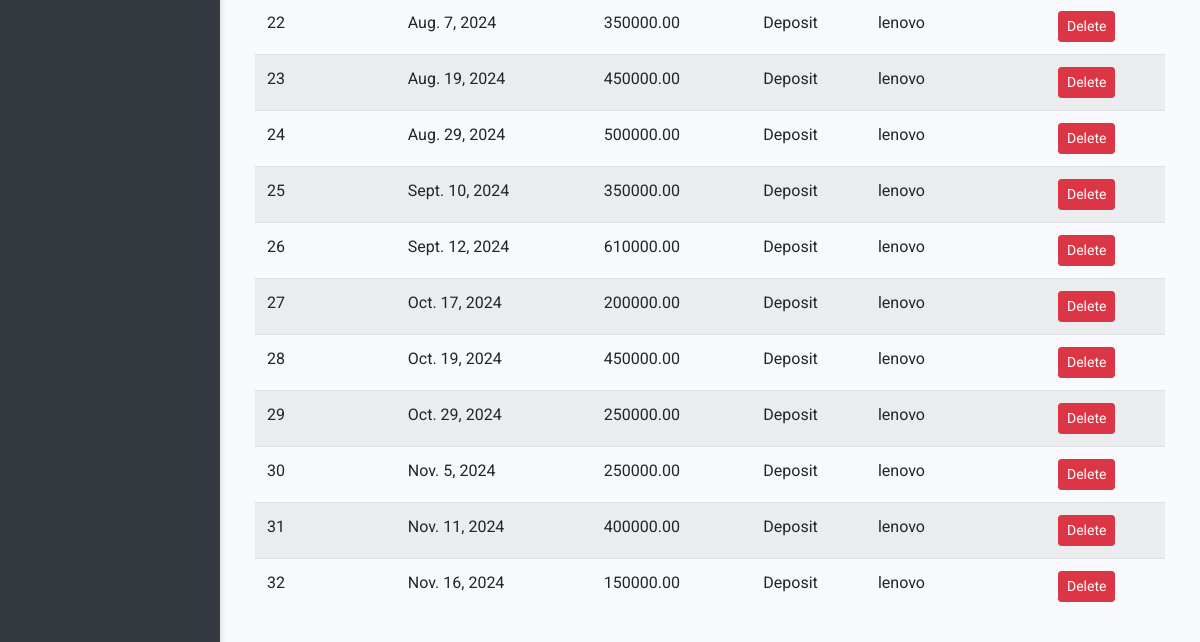
The page /list_contra/ (signed in, lower part) on the database as committed earlier.
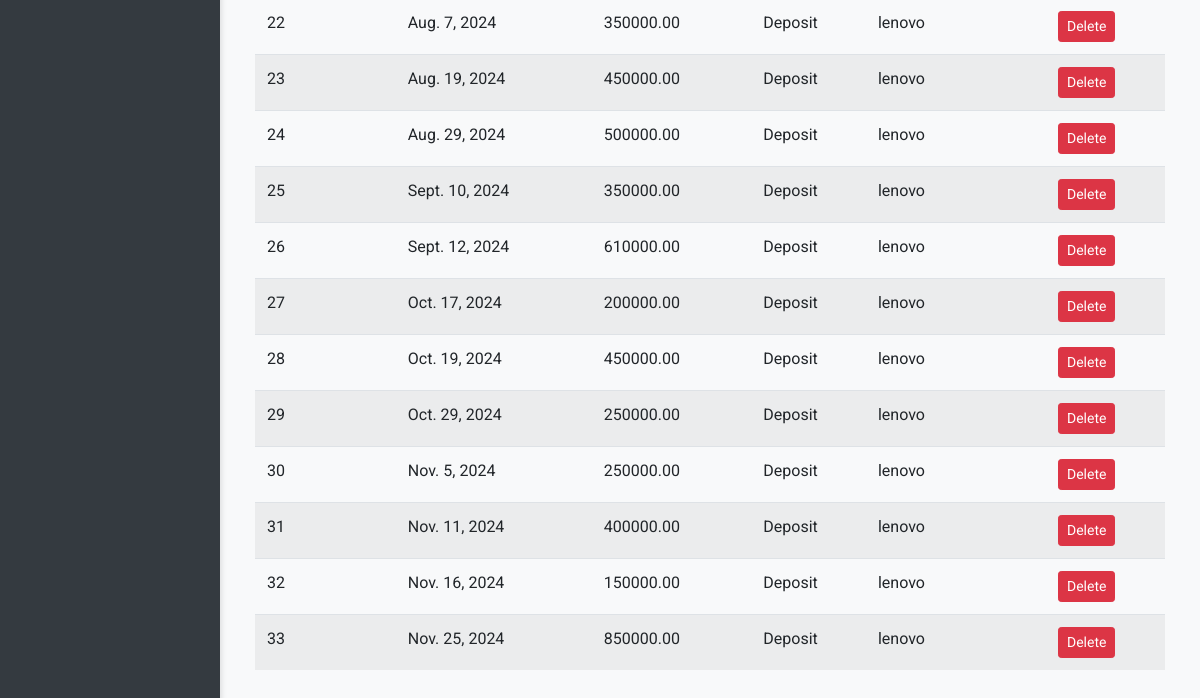
The same page on the database as committed later.
### accounts/models.py (models this page shows, shortened)
class Contra(models.Model):
    CONTRA_TYPE_CHOICES = [
        ('deposit', 'Deposit'),
        ('withdraw', 'Withdraw'),
    ]
    contra_no = models.IntegerField(primary_key=True, unique=True)  # Manual input, must be unique
    amount = models.DecimalField(max_digits=10, decimal_places=2)
    date = models.DateField()  # Manual input
    contra_type = models.CharField(max_length=10, choices=CONTRA_TYPE_CHOICES)
    performed_by = models.ForeignKey(User, on_delete=models.CASCADE)

### accounts/views.py (the view, shortened to what this page needs)
# urls.py: path('list_contra/', list_contra, name='list_contra'),
@login_required
def list_contra(request):
    form = ContraFilterForm(request.GET or None)
    contras = Contra.objects.all()
    context = {
        'form': form,
        'contras': contras
    }
    return render(request, 'list_contra.html', context)

### accounts/templates/list_contra.html (shortened to what this page needs)
{% extends 'base.html' %}
{% block content %}
<div class="container">
    <table class="table table-striped">
        <tbody>
            {% for contra in contras %}
            <tr>
                <td>{{ contra.contra_no }}</td>
                <td>{{ contra.date }}</td>
                <td>{{ contra.amount }}</td>
                <td>{{ contra.get_contra_type_display }}</td>
                <td>{{ contra.performed_by.username }}</td>
                <td>
                    <form method="post" action="{% url 'delete_contra' contra.contra_no %}" onsubmit="return confirm('Are you sure you want to delete this contra transaction?');">
                        <button type="submit" class="btn btn-danger btn-sm">Delete</button>
                    </form>
                </td>
            </tr>
            {% empty %}
            <tr>
                <td colspan="6" class="text-center">No contra transactions found.</td>
            </tr>
            {% endfor %}
        </tbody>
    </table>
</div>
{% endblock %}

### accounts/templates/base.html (shortened to what this page needs)
<!DOCTYPE html>
<html lang="en">
<head>
    <link href="https://stackpath.bootstrapcdn.com/bootstrap/4.5.2/css/bootstrap.min.css" rel="stylesheet">
    <link rel="stylesheet" href="https://cdnjs.cloudflare.com/ajax/libs/font-awesome/5.15.4/css/all.min.css">
</head>
<body>
    <div class="d-flex">
        <div class="sidebar">
        </div>
        <div class="main-content">
            {% block content %}{% endblock %}
        </div>
    </div>
</body>
</html>

### accounts/templates/base.html (style rules this page uses)
body { background: #f8f9fa; font-family: 'Roboto', sans-serif; }
.d-flex { display: flex; min-height: 100vh; }
.sidebar { width: 220px; background: #343a40; color: #fff; padding: 20px; box-shadow: 2px 0 5px rgba(0,0,0,0.1); height: 100%; position: fixed; overflow-y: auto; }
.main-content { margin-left: 220px; padding: 20px; width: calc(100% - 220px); }

Rows that differ between the two databases and show on the page:
added Contra: contra_no "33", date "Nov. 25, 2024", amount "850000.00", contra_type "Deposit", performed_by.username "lenovo"
